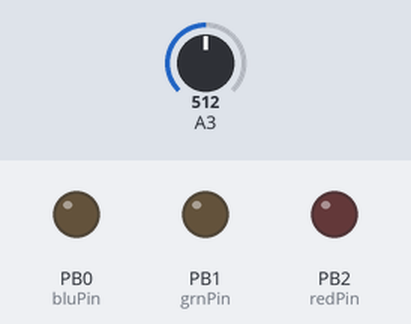
Bench run of a sketch on a simulated ATtiny85, built with avr-gcc and run on an emulated ATtiny85. Parts: output pins drawn as LEDs (lit = HIGH). Inputs (shaded band) come from the test bench; at power-on: A3 = 512.

Above: at 1.2 s.
1.3 s: A3 set to 493
At 1.47 s:
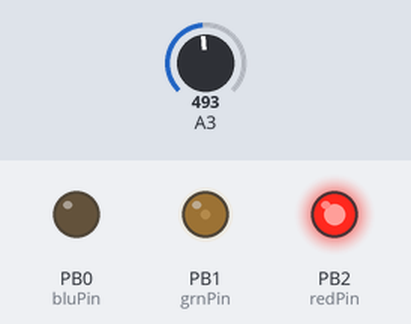
7.3 s: A3 set to 510
At 7.51 s:
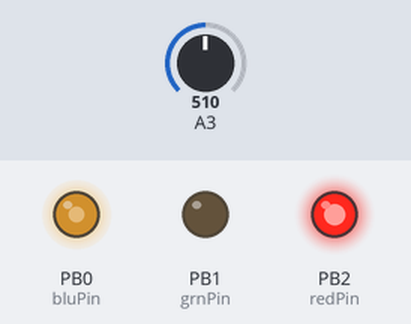
10.3 s: A3 set to 491
At 12.67 s:
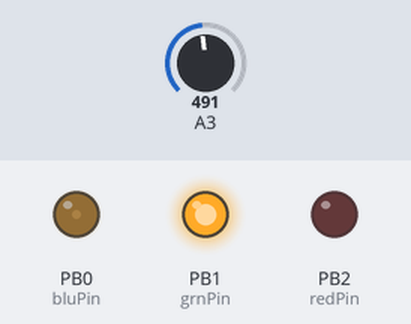
Timing chart, 0 to 19.3 s (numbered marks = the images above; inputs shaded):
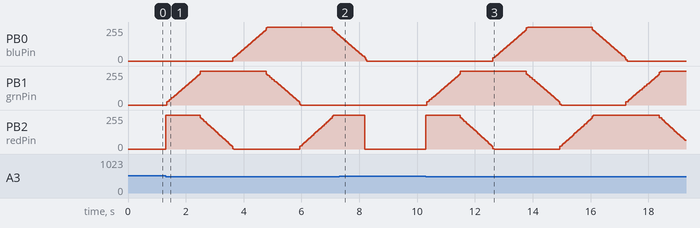

The sketch:

Moodlight_v100.ino
```cpp
//V 1.00 ATtiny85 RGB color fading Mood Light with light sensor & Cycles count. 1 cylce = 1 minute


//Define Variables & Connect LEDS and LDR
const int redPin = 2;
const int grnPin = 1;
const int bluPin = 0;
const int sensor = 3;
int cycles = 0;


void setup()
{
  pinMode(redPin, OUTPUT);
  pinMode(grnPin, OUTPUT);
  pinMode(bluPin, OUTPUT);
  pinMode(sensor, INPUT);
}

void loop()
{
  if (analogRead(sensor) <= 500 && cycles <= 60)
  {
    cycles = cycles++;
    lighton();
  }

  else if (analogRead(sensor) >= 501)
  {
    cycles = 0;
    lightoff();
  }

  else if (cycles >= 61)
  {
   lightoff();
  }
}

void lighton()
{
    redtoyellow();
    yellowtogreen();
    greentocyan();
    cyantoblue();
    bluetomagenta();
    magentatored();
}

void lightoff()
{
    digitalWrite(redPin, LOW);
    digitalWrite(grnPin, LOW);
    digitalWrite(bluPin, LOW);
}


void redtoyellow()
{
  digitalWrite(redPin, HIGH);
  digitalWrite(bluPin, LOW);

  // fade up green
  for(byte i=1; i<100; i++) {
    byte on  = i;
    byte off = 100-on;
    for( byte a=0; a<100; a++ ) {
      digitalWrite(grnPin, HIGH);
      delayMicroseconds(on);
      digitalWrite(grnPin, LOW);
      delayMicroseconds(off);
    }
  }
}


void yellowtogreen()
{
  digitalWrite(grnPin, HIGH);
  digitalWrite(bluPin, LOW);

  // fade down red
  for(byte i=1; i<100; i++) {
    byte on  = 100-i;
    byte off = i;
    for( byte a=0; a<100; a++ ) {
      digitalWrite(redPin, HIGH);
      delayMicroseconds(on);
      digitalWrite(redPin, LOW);
      delayMicroseconds(off);
    }
  }
}


void greentocyan()
{
  digitalWrite(grnPin, HIGH);
  digitalWrite(redPin, LOW);

  // fade up blue
  for(byte i=1; i<100; i++) {
    byte on  = i;
    byte off = 100-on;
    for( byte a=0; a<100; a++ ) {
      digitalWrite(bluPin, HIGH);
      delayMicroseconds(on);
      digitalWrite(bluPin, LOW);
      delayMicroseconds(off);
    }
  }
}


void cyantoblue()
{
  digitalWrite(bluPin, HIGH);
  digitalWrite(redPin, LOW);

  // fade down green
  for(byte i=1; i<100; i++) {
    byte on  = 100-i;
    byte off = i;
    for( byte a=0; a<100; a++ ) {
      digitalWrite(grnPin, HIGH);
      delayMicroseconds(on);
      digitalWrite(grnPin, LOW);
      delayMicroseconds(off);
    }
  }
}


void bluetomagenta()
{
  digitalWrite(bluPin, HIGH);
  digitalWrite(grnPin, LOW);

  // fade up red
  for(byte i=1; i<100; i++) {
    byte on  = i;
    byte off = 100-on;
    for( byte a=0; a<100; a++ ) {
      digitalWrite(redPin, HIGH);
      delayMicroseconds(on);
      digitalWrite(redPin, LOW);
      delayMicroseconds(off);
    }
  }
}


void magentatored()
{
  digitalWrite(redPin, HIGH);
  digitalWrite(grnPin, LOW);

  // fade down blue
  for(byte i=1; i<100; i++) {
    byte on  = 100-i;
    byte off = i;
    for( byte a=0; a<100; a++ ) {
      digitalWrite(bluPin, HIGH);
      delayMicroseconds(on);
      digitalWrite(bluPin, LOW);
      delayMicroseconds(off);
    }
  }
}
```

Measured:
- the behaviour switches between 501 and 500 on A3 (found by bisection; images 0 and 1)
- after the input at 1.3 s, PB0 (bluPin): rises from 0/255 to 255/255 in 1.2 s, then falls to 197/255 in 2.4 s; PB1 (grnPin): rises from 0/255 to 255/255 in 1.2 s, then falls to 0/255 in 3.4 s
- after the input at 7.3 s, PB1 (grnPin): stays 0/255 (without the input it goes to 22/255 after 0.92 s)
- after the input at 10.3 s, PB0 (bluPin): rises from 0/255 to 255/255 in 1.2 s, then falls to 0/255 in 3.4 s
